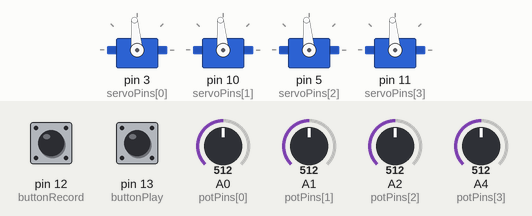
A sketch run on a simulated Arduino Uno, built with avr-gcc and run on an emulated ATmega328P. Parts: 4 × servo. The inputs (shaded band) are chosen by the test bench; at power-on: A0 (potPins[0]) = 512, A1 (potPins[1]) = 512, A2 (potPins[2]) = 512, A4 (potPins[3]) = 512, pin 12 (buttonRecord) LOW, pin 13 (buttonPlay) LOW.

Above: at 1.2 s.
1.3 s: A0 (potPins[0]) set to 716
At 2.1 s:
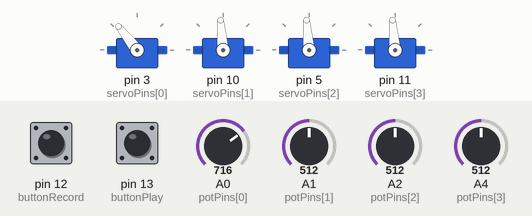
2.8 s: A1 (potPins[1]) set to 716
At 3.7 s:
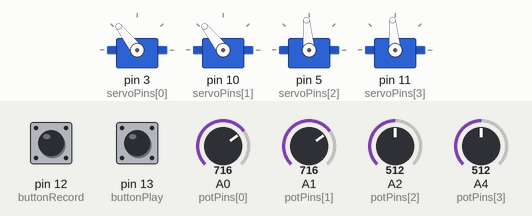
4.3 s: A2 (potPins[2]) set to 716
At 5.4 s:
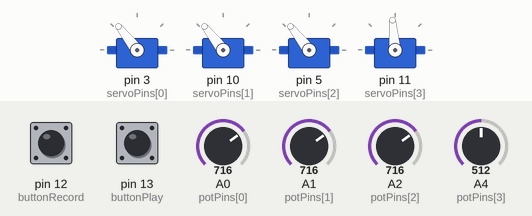
5.8 s: A4 (potPins[3]) set to 716
At 7.0 s:
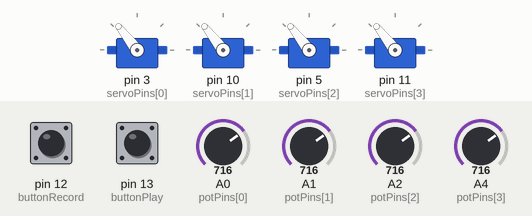
7.3 s: A0 (potPins[0]) set to 992
At 8.5 s:
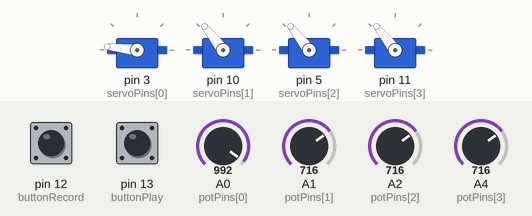
8.8 s: A1 (potPins[1]) set to 992
At 9.2 s:
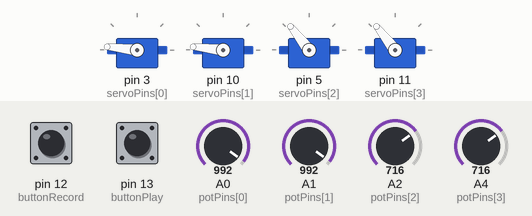
Timing chart, 0 to 11.3 s (numbered marks = the images above; inputs shaded):
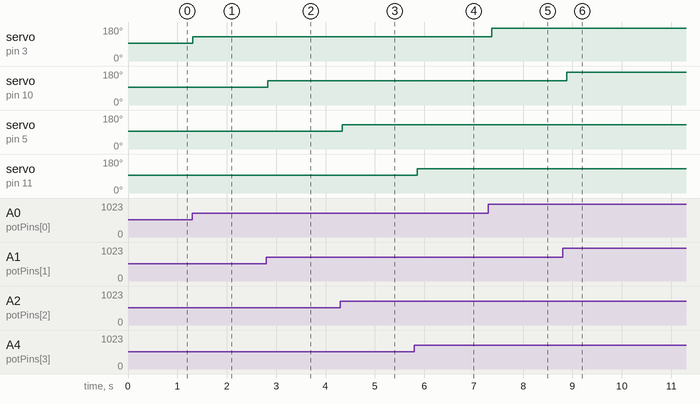

The sketch:

Pot_recoding_arm.ino
```cpp
#include <Servo.h>

// Servo objects
Servo servo1, servo2, servo3, servo4;

// Potentiometer input pins
const int potPins[4] = {A0, A1, A2, A4};

// Button pins
const int buttonRecord = 12;
const int buttonPlay = 13;

// Servo control pins
const int servoPins[4] = {3, 10, 5, 11};

// Number of recorded positions
const int maxPositions = 8;

// Arrays to store saved positions
int servoPositions[4][maxPositions] = {0};

// Track recorded positions
int savedPositions = 0;
bool playbackMode = false;

void setup() {
    Serial.begin(9600);

    // Attach servos
    for (int i = 0; i < 4; i++) {
        servo1.attach(servoPins[0]);
        servo2.attach(servoPins[1]);
        servo3.attach(servoPins[2]);
        servo4.attach(servoPins[3]);
        servo1.write(90);
        servo2.write(90);
        servo3.write(90);
        servo4.write(90);
    }

    // Set button pins as input
    pinMode(buttonRecord, INPUT);
    pinMode(buttonPlay, INPUT);
}

void loop() {
    int potValues[4];

    // Read potentiometer values and move servos accordingly
    for (int i = 0; i < 4; i++) {
        potValues[i] = analogRead(potPins[i]);
        potValues[i] = map(potValues[i], 0, 1023, 10, 180);
    }

    servo1.write(potValues[0]);
    servo2.write(potValues[1]);
    servo3.write(potValues[2]);
    servo4.write(potValues[3]);

    // Check if the record button is pressed
    if (digitalRead(buttonRecord) == HIGH) {
        delay(250);  // Debounce delay
        if (savedPositions < maxPositions) {
            for (int i = 0; i < 4; i++) {
                servoPositions[i][savedPositions] = potValues[i];
            }
            Serial.print("Position #");
            Serial.print(savedPositions + 1);
            Serial.println(" Saved");
            savedPositions++;
        } else {
            Serial.println("Memory Full! Cannot save more positions.");
        }
    }

    // Check if the play button is pressed
    if (digitalRead(buttonPlay) == HIGH) {
        delay(250);  // Debounce delay
        playbackMode = true;
    }

    // Playback recorded positions
    if (playbackMode) {
        for (int i = 0; i < savedPositions; i++) {
            servo1.write(servoPositions[0][i]);
            servo2.write(servoPositions[1][i]);
            servo3.write(servoPositions[2][i]);
            servo4.write(servoPositions[3][i]);
            Serial.print("Playing Position #");
            Serial.println(i + 1);
            delay(2000);
        }
        playbackMode = false;  // Stop playback after one cycle
    }

    delay(100);  // Reduce loop execution speed
}
```

Measured:
- after the input at 1.3 s, servo on pin 3 (servoPins[0]): 95° → 128° at once
- after the input at 2.8 s, servo on pin 10 (servoPins[1]): 95° → 128° at once
- after the input at 4.3 s, servo on pin 5 (servoPins[2]): 95° → 128° at once
- after the input at 5.8 s, servo on pin 11 (servoPins[3]): 95° → 128° after 0.06 s
- after the input at 7.3 s, servo on pin 3 (servoPins[0]): 128° → 174° after 0.07 s
- after the input at 8.8 s, servo on pin 10 (servoPins[1]): 128° → 174° after 0.09 s
